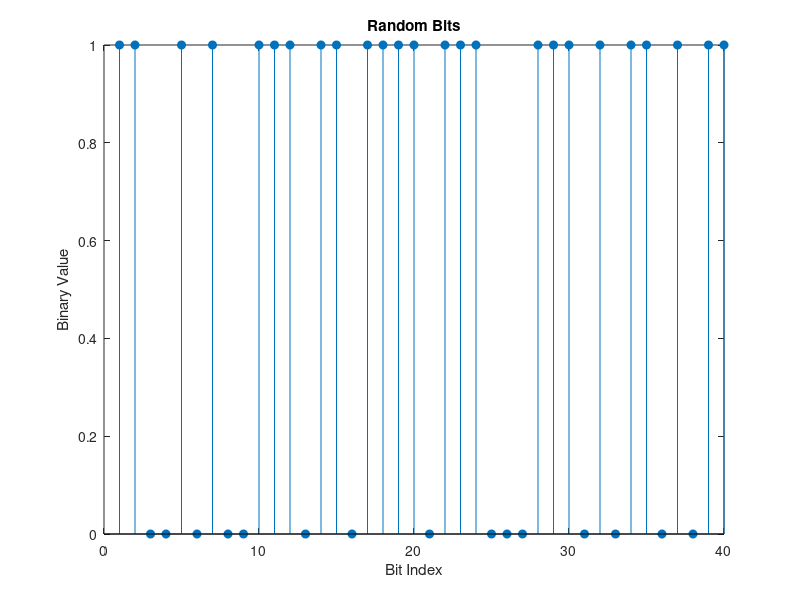

Reproduce this figure in MATLAB. (Note: this script raises an error after producing the figure.)
M = 16;      % Modulation order
k = log2(M); % Number of bits per symbol
n = 30000;   % Number of symbols per frame
sps = 1;     % Number of samples per symbol (oversampling factor)
rng default  % Use default random number generator

dataIn = randi([0 1],n*k,1); % Generate vector of binary data
stem(dataIn(1:40),'filled');
title('Random Bits');
xlabel('Bit Index');
ylabel('Binary Value');
dataSymbolsIn = bit2int(dataIn,k);
figure;                    % Create new figure window.
stem(dataSymbolsIn(1:10));
title('Random Symbols');
xlabel('Symbol Index');
ylabel('Integer Value');
dataMod = qammod(dataSymbolsIn,M,'bin'); % Binary-encoded
dataModG = qammod(dataSymbolsIn,M);      % Gray-encoded
EbNo = 10;
snr = convertSNR(EbNo,'ebno', ...
    samplespersymbol=sps, ...
    bitspersymbol=k);
receivedSignal = awgn(dataMod,snr,'measured');
receivedSignalG = awgn(dataModG,snr,'measured');
sPlotFig = scatterplot(receivedSignal,1,0,'g.');
hold on
scatterplot(dataMod,1,0,'k*',sPlotFig)
dataSymbolsOut = qamdemod(receivedSignal,M,'bin'); % Binary-encoded data symbols
dataSymbolsOutG = qamdemod(receivedSignalG,M);     % Gray-coded data symbols
dataOut = int2bit(dataSymbolsOut,k);
dataOutG = int2bit(dataSymbolsOutG,k);
[numErrors,ber] = biterr(dataIn,dataOut);
fprintf('\nThe binary coding bit error rate is %5.2e, based on %d errors.\n', ...
    ber,numErrors)
[numErrorsG,berG] = biterr(dataIn,dataOutG);
fprintf('\nThe Gray coding bit error rate is %5.2e, based on %d errors.\n', ...
    berG,numErrorsG)
M = 16;                       % Modulation order
x = (0:15);                   % Integer input
symbin = qammod(x,M,'bin');   % 16-QAM output (binary-coded)
symgray = qammod(x,M,'gray'); % 16-QAM output (Gray-coded)
scatterplot(symgray,1,0,'b*');
for k = 1:M
    text(real(symgray(k)) - 0.0,imag(symgray(k)) + 0.3, ...
        dec2base(x(k),2,4),'Color',[0 1 0]);
     text(real(symgray(k)) - 0.5,imag(symgray(k)) + 0.3, ...
         num2str(x(k)),'Color',[0 1 0]);
    
    text(real(symbin(k)) - 0.0,imag(symbin(k)) - 0.3, ...
        dec2base(x(k),2,4),'Color',[1 0 0]);
    text(real(symbin(k)) - 0.5,imag(symbin(k)) - 0.3, ...
        num2str(x(k)),'Color',[1 0 0]);
end
title('16-QAM Symbol Mapping')
axis([-4 4 -4 4])